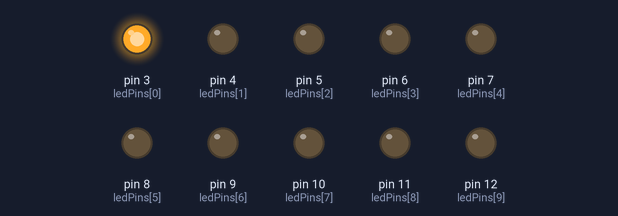
This sketch was run on a simulated Arduino Uno, built with avr-gcc and run on an emulated ATmega328P. Parts: output pins drawn as LEDs (lit = HIGH).

Above: at 0.5 s.
At 2.5 s:
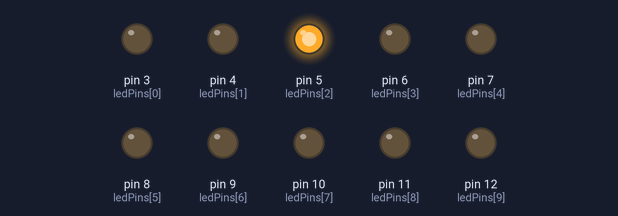
At 3.5 s:
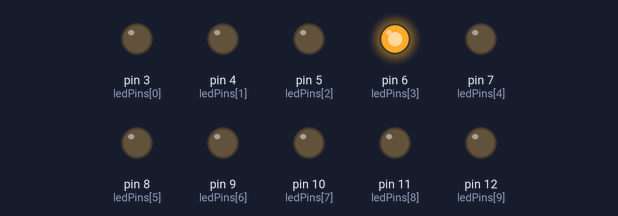
At 5.5 s:
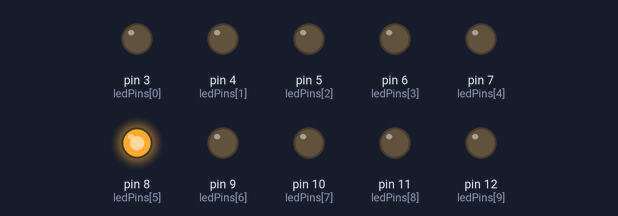
At 8.5 s:
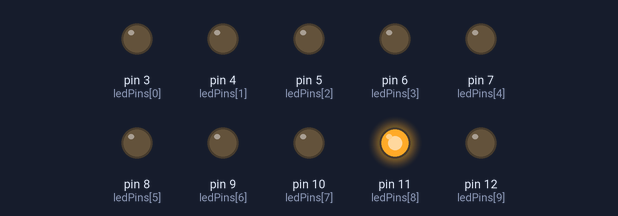
At 11.5 s:
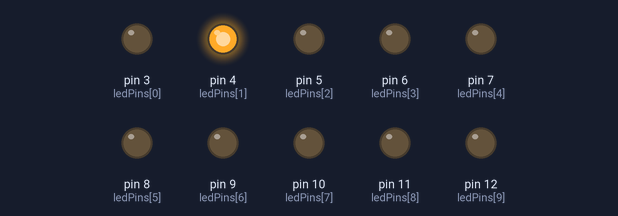
Timing chart, 0 to 13.0 s (numbered marks = the images above):
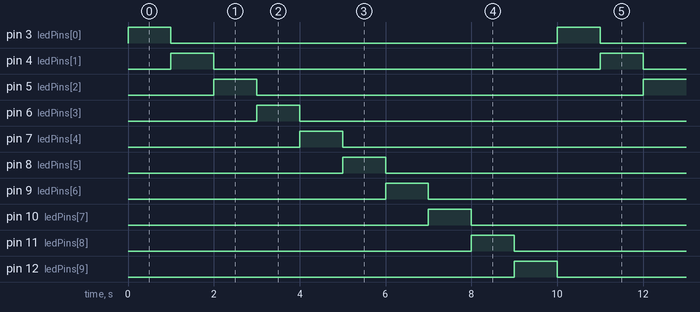

Measured:
- by itself, pin 3 (ledPins[0]), pin 4 (ledPins[1]), pin 5 (ledPins[2]), pin 6 (ledPins[3]), pin 7 (ledPins[4]), pin 8 (ledPins[5]), pin 9 (ledPins[6]), pin 10 (ledPins[7]), pin 11 (ledPins[8]), pin 12 (ledPins[9]): alternates HIGH for 1.0 s and LOW for 9.0 s
- by itself, everything shown: repeats every 10.0 s, in 10 steps

The sketch:

3.11_led_strip.ino
```cpp
const int ledCount = 10; // the number of LEDs in the bar graph
// an array of pin numbers to which LEDs are attached
int ledPins[] = { 3, 4, 5, 6, 7, 8, 9, 10, 11, 12 };
void setup() {
 // loop over the pin array and set them all to output:
 for (int i = 0; i < ledCount; i++) {
 pinMode(ledPins[i], OUTPUT);
 }
}
void loop() {
 // the ith LED of LED bar graph will light up in turn
 for (int i = 0; i < ledCount; i++) {
 barGraphDisplay(i);
 }
}
void barGraphDisplay(int ledOn) {
 // make the "ledOn"th LED of bar graph LED on and the others off
 for (int i = 0; i < ledCount; i++) {
 if (i == ledOn)
 digitalWrite(ledPins[i], HIGH);
 else
 digitalWrite(ledPins[i], LOW);
 }
 delay(1000);
}
```
